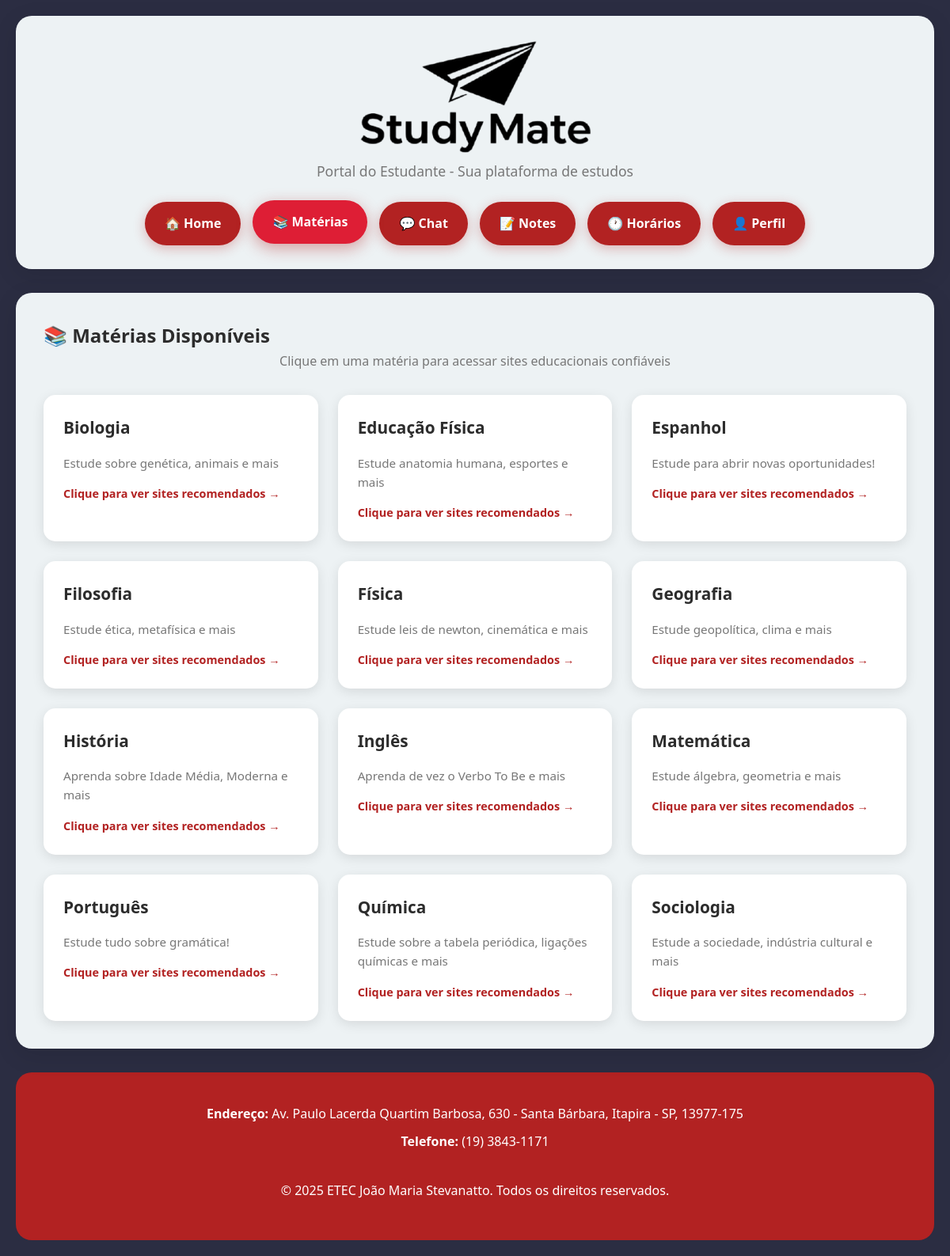
Screenshot of /materias/ (signed in) with the database file from the repository.
### materias/models.py (models this page shows, shortened)
class Subject(models.Model):
    name = models.CharField(max_length=120, unique=True, verbose_name='Nome')
    slug = models.SlugField(max_length=140, unique=True)
    description = models.TextField(blank=True, verbose_name='Descrição')
    icone = models.CharField(max_length=10, blank=True, verbose_name='Ícone (emoji)',
                              help_text='Ex: 📐, 📚, 🧪')
    class Meta:
        ordering = ['name']
        verbose_name = 'Matéria'
        verbose_name_plural = 'Matérias'

### materias/views.py (the view)
# urls.py: path('', views.materias_home, name='home'),
@login_required(login_url='/accounts/login/')
def materias_home(request):
    materias = Subject.objects.all().order_by("name")
    context = {"materias": materias}
    return render(request, "materias/materias_list.html", context)

### materias/templates/materias/materias_list.html (shortened to what this page needs)
<!DOCTYPE html>
<html lang="pt-br">
<head>
    {% load static %}
    <link rel="stylesheet" href="{% static 'study/style.css' %}">
</head>
<body>
    <div class="container">
        <div class="header">
            <img src="{% static 'study/img/logoStudyMate.png' %}" height="144px" width="293" alt="StudyMate Logo">
            <p>Portal do Estudante - Sua plataforma de estudos</p>
            <div class="nav">
                <a href="{% url 'study:home' %}" class="nav-btn">🏠 Home</a>
                <a href="{% url 'materias:home' %}" class="nav-btn active">📚 Matérias</a>
                <a href="{% url 'chat:lista' %}" class="nav-btn">💬 Chat</a>
                <a href="{% url 'notes:list' %}" class="nav-btn">📝 Notes</a>
                <a href="{% url 'horarios:home' %}">🕐 Horários</a>
                {% if user.is_authenticated %}
                    <a href="{% url 'perfil:perfil' %}" class="nav-btn">👤 Perfil</a>
                {% else %}
                    <a href="{% url 'accounts:login' %}" class="nav-btn">🔐 Login</a>
                {% endif %}
            </div>
        </div>
        <div class="content">
            <h2>📚 Matérias Disponíveis</h2>
            <p style="text-align: center; color: var(--text-light); margin-bottom: 30px;">
                Clique em uma matéria para acessar sites educacionais confiáveis
            </p>
            {% if materias %}
                <div class="grid">
                    {% for materia in materias %}
                        <div class="card subject-card" onclick="abrirModal('{{ materia.slug }}', '{{ materia.name }}')">
                            <h3>
                                {{ materia.name }}
                            </h3>
                            {% if materia.description %}
                                <p style="color: var(--text-light); margin: 10px 0; font-size: 0.95rem;">
                                    {{ materia.description|truncatewords:15 }}
                                </p>
                            {% endif %}
                            <p style="color: var(--primary); font-weight: 600; margin-top: 15px; font-size: 0.9rem;">
                                Clique para ver sites recomendados →
                            </p>
                        </div>
                    {% endfor %}
                </div>
            {% endif %}
        </div>
        <footer>
            <p><strong>Endereço:</strong> Av. Paulo Lacerda Quartim Barbosa, 630 - Santa Bárbara, Itapira - SP, 13977-175</p>
            <p><strong>Telefone:</strong> (19) 3843-1171</p>
            <br>
            <p>&copy; 2025 ETEC João Maria Stevanatto. Todos os direitos reservados.</p>
        </footer>
    </div>
</body>
</html>

### study/static/study/style.css (style rules this page uses)
:root { --primary: rgb(178, 34, 34); --primary-dark: rgb(222, 30, 53); --background: rgb(43, 45, 66); --card-bg: #ffffff; --content-bg: rgb(237, 242, 244); --text: #2c2c2c; --text-light: #777; --shadow: rgba(0, 0, 0, 0.1); }
* { margin: 0; padding: 0; box-sizing: border-box; }
body { font-family: 'Segoe UI', Tahoma, Geneva, Verdana, sans-serif; background: var(--background); min-height: 100vh; color: var(--text); line-height: 1.6; }
.container { max-width: 1200px; margin: 0 auto; padding: 20px; }
.header { background: var(--content-bg); backdrop-filter: blur(10px); border-radius: 20px; padding: 30px; margin-bottom: 30px; box-shadow: 0 8px 30px var(--shadow); text-align: center; }
.header p { color: var(--text-light); font-size: 1.1rem; margin-bottom: 25px; }
.nav { display: flex; justify-content: center; gap: 15px; flex-wrap: wrap; }
.nav-btn { background: var(--primary); border: none; padding: 15px 25px; border-radius: 50px; cursor: pointer; font-size: 1rem; font-weight: 600; color: white; transition: all 0.3s ease; box-shadow: 0 4px 15px rgba(178, 34, 34, 0.3); }
.nav-btn:hover, .nav-btn.active { background: var(--primary-dark); transform: translateY(-2px); box-shadow: 0 6px 20px rgba(178, 34, 34, 0.4); }
.nav a { background: var(--primary); color: white; text-decoration: none; padding: 15px 25px; border-radius: 50px; font-weight: 600; transition: all 0.3s ease; box-shadow: 0 4px 15px rgba(178, 34, 34, 0.3); }
.content { background: var(--content-bg); backdrop-filter: blur(10px); border-radius: 20px; padding: 35px; box-shadow: 0 8px 30px var(--shadow); min-height: 500px; }
.grid { display: grid; grid-template-columns: repeat(auto-fit, minmax(300px, 1fr)); gap: 25px; margin-top: 25px; }
.card { background: var(--card-bg); padding: 25px; border-radius: 15px; box-shadow: 0 4px 15px var(--shadow); transition: transform 0.3s ease; }
.card h3 { color: var(--text); margin-bottom: 15px; font-size: 1.3rem; }
footer { background: rgb(178, 34, 34); color: white; border-radius: 20px; padding: 40px; margin-top: 30px; text-align: center; }
footer p { margin-bottom: 10px; }

### materias/templates/materias/materias_list.html (style rules this page uses)
.subject-card { cursor: pointer; position: relative; }
.subject-card::after { content: '🔗'; position: absolute; top: 15px; right: 15px; font-size: 1.5rem; opacity: 0; transition: opacity 0.3s ease; }

### rows the page displays
Subject: name "Biologia", description "Estude sobre genética, animais e mais"
Subject: name "Educação Física", description "Estude anatomia humana, esportes e mais"
Subject: name "Espanhol", description "Estude para abrir novas oportunidades!"
Subject: name "Filosofia", description "Estude ética, metafísica e mais"
Subject: name "Física", description "Estude leis de newton, cinemática e mais"
Subject: name "Geografia", description "Estude geopolítica, clima e mais"
Subject: name "História", description "Aprenda sobre Idade Média, Moderna e mais"
Subject: name "Inglês", description "Aprenda de vez o Verbo To Be e mais"
Subject: name "Matemática", description "Estude álgebra, geometria e mais"
Subject: name "Português", description "Estude tudo sobre gramática!"
Subject: name "Química", description "Estude sobre a tabela periódica, ligações químicas e mais"
Subject: name "Sociologia", description "Estude a sociedade, indústria cultural e mais"
